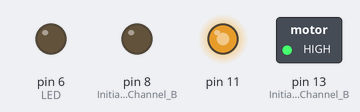
A sketch run on a simulated Arduino Uno, built with avr-gcc and run on an emulated ATmega328P. On the bench: switched loads named in the sketch (green lamp = pin HIGH), output pins drawn as LEDs (lit = HIGH).

Above: at 0.05 s.
At 3.3 s:
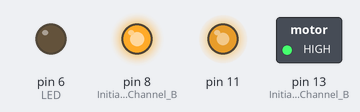
At 6.55 s:
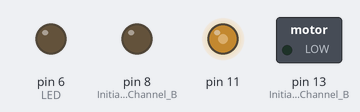
At 8.95 s:
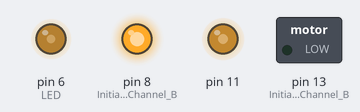
At 9.8 s:
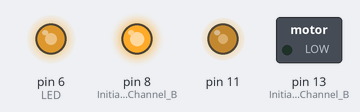
At 13.05 s:
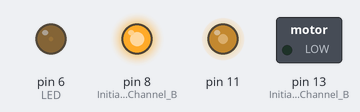
Timing chart, 0 to 17.0 s (numbered marks = the images above):
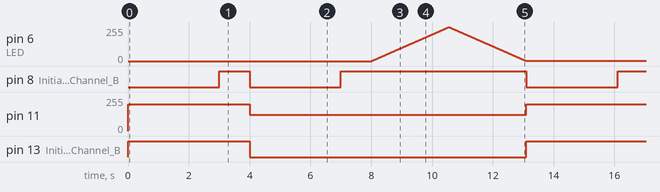

Measured:
- by itself, pin 8 (Initiates_Brake_Channel_B): repeats every 13.1 s: LOW 3.0 s, HIGH 6.1 s, LOW 3.0 s, HIGH 1.0 s
- by itself, pin 11: alternates 200/255 for 4.0 s and 123/255 for 9.1 s
- by itself, pin 13 (Initiates_Motor_Channel_B): alternates HIGH for 4.0 s and LOW for 9.1 s

The sketch:

sketch-vik-Motor_shield_test.ino
```cpp
/*
Motor Shield 1-Channel DC Motor Demo
by Randy Sarafan
For more information see:
https://www.instructables.com/id/Arduino-Motor-Shield-Tutorial/

Modified by Viktor on 20181030
Pin Mapping:
    Function  Channel A Channel B
    -----------------------------------
    Direction   Digital 12  Digital 13
    Speed (PWM) Digital 3   Digital 11
    Brake       Digital 9   Digital 8
Current Sensing Analog 0    Analog 1

Use only channel B if you need to combine with the Servo library.
it combines the led fading in and out as a a test to see what PWMs are available
when using the Motor shield.
*/

const int LED = 6; // PWM
int i = 0;

void setup() {
  //Setup Channel B
  pinMode(13, OUTPUT); //Initiates Motor Channel B pin
  pinMode(8, OUTPUT); //Initiates Brake Channel B pin

  pinMode(LED, OUTPUT);
}

void loop(){
  //forward @ full speed
  digitalWrite(13, HIGH); //Establishes forward direction of Channel B
  digitalWrite(8, LOW);   //Disengage the Brake for Channel B
  analogWrite(11, 200);   //Spins the motor on Channel B at almost full speed (full is 255)
  delay(3000);
  digitalWrite(8, HIGH); //Eengage the Brake for Channel B
  delay(1000);

  //backward @ half speed
  digitalWrite(13, LOW); //Establishes backward direction of Channel B
  digitalWrite(8, LOW);   //Disengage the Brake for Channel B
  analogWrite(11, 123);   //Spins the motor on Channel B at half speed
  delay(3000);
  digitalWrite(8, HIGH); //Eengage the Brake for Channel B
  delay(1000);

  // fade in LED
  for (i = 0 ; i < 255; i++) {
    analogWrite(LED, i);
    delay(10);
  }
  // fade out LED
  for (i = 255; i > 0; i--) {
    analogWrite(LED, i);
    delay(10);
  }
}
```
